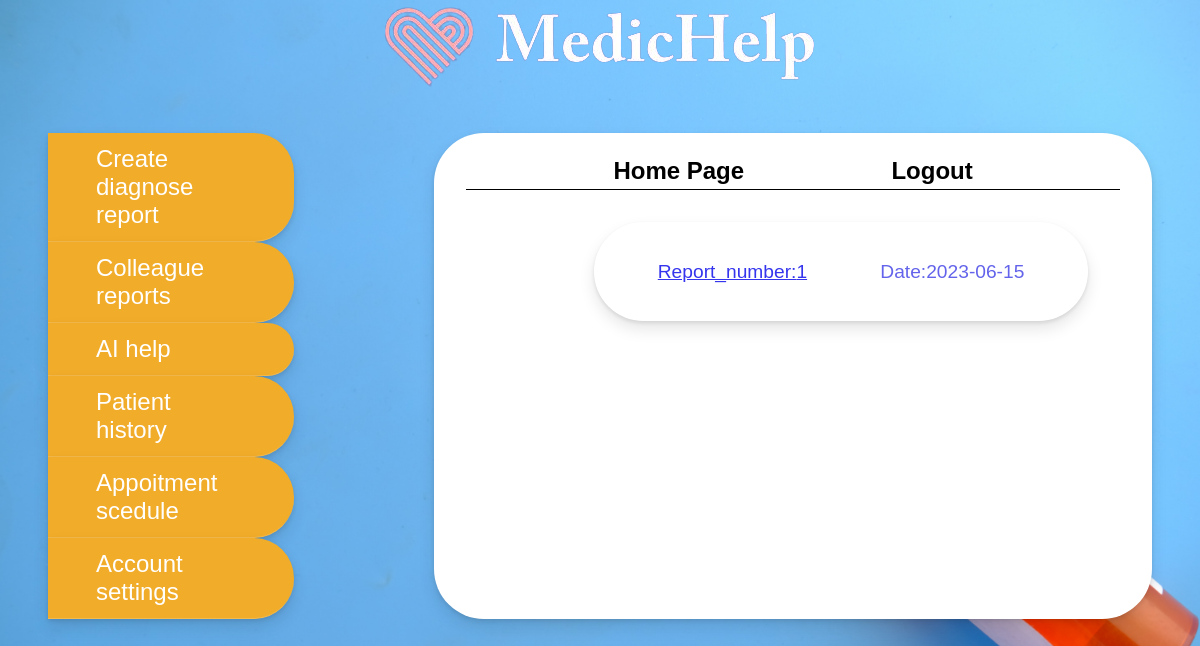
Page /AnswerDiagnose (signed in) on the earlier database version.
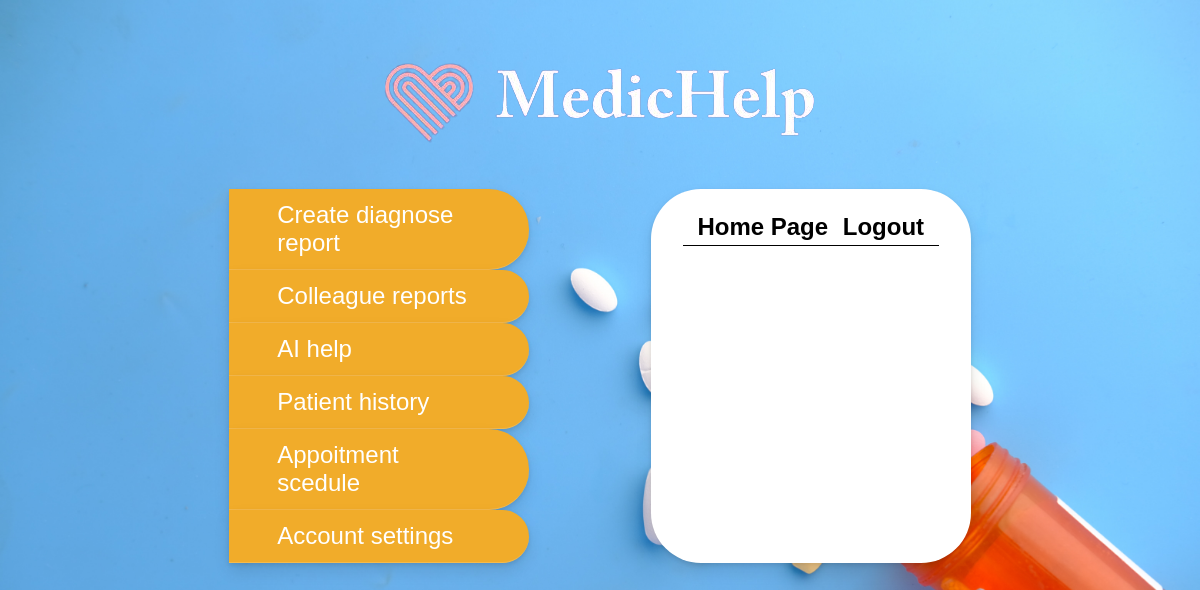
Same page on the later database version.
### PneumoniaApp/Patient/models.py (models this page shows, shortened)
class Report(db.Model):
    id = db.Column(db.Integer, primary_key=True)
    image = db.Column(db.String(120), unique=True, nullable=False)
    start_date = db.Column(db.Date, default=datetime.utcnow)
    end_date = db.Column(db.Date)
    patient_id = db.Column(db.Integer, db.ForeignKey('patient.id'), nullable=False)
    doctor_id = db.Column(db.Integer, db.ForeignKey('doctor.id'), nullable=False)
    helping_doctor_id = db.Column(db.Integer, db.ForeignKey('doctor.id'))
    helping_doctor_answer = db.Column(db.Boolean)
    ai_help = db.Column(db.Boolean, default=False)
    ai_answer = db.Column(db.Boolean)
    is_sick = db.Column(db.Boolean)
    is_answer=db.Column(db.Boolean, default=False)

### PneumoniaApp/Doctor/routes.py (the view)
@doctor.route("/AnswerDiagnose")
@login_required
def AnswerDiagnose():
    reports = Report.query.filter_by(doctor_id = current_user.id, is_answer=False)
    return render_template("DoctorAnswerDiagnose.html", reports = reports)

### PneumoniaApp/templates/DoctorAnswerDiagnose.html
{% extends 'homeLayout.html' %}
{% block content %}
    <a href="{{url_for('doctor.Doctor_Answer')}}">Create diagnose report</a>
    <a href="{{url_for('doctor.Helping_Doctors')}}">Colleague reports</a>
    <a href="">AI help</a>
    <a href="{{url_for('doctor.SearchPatientHistory')}}">Patient history</a>
    <a href="{{url_for('doctor.DoctorsAppointments')}}">Appoitment scedule</a>
    <a href="{{url_for('Authentication.DoctorChangePassword')}}">Account settings</a>
{% endblock content %}
{% block homepage %}
    <a href="{{url_for('Authentication.doctorHome')}}">Home Page</a>
{% endblock %}
{% block desc %}
    <div id="passwordForm">
        {% for report in reports %}
            <div class="doctor">
                <a href="{{ url_for('doctor.Doctor_answer_details', report_id=report.id) }}">Report_number:{{ report.id }}</a>
                <label for="">Date:{{report.start_date}}</label>
            </div>
        {% endfor %}
    </div>
{% endblock desc %}

Differences in the rows shown:
no longer on this page (row edited): Report: id "1", start_date "2023-06-15"
